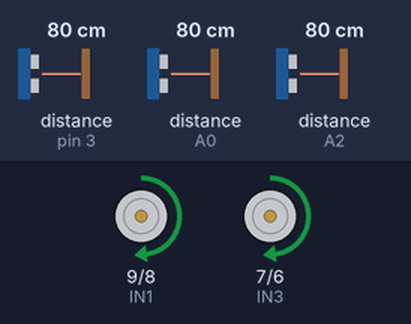
The sketch below on a simulated Arduino Uno, built with avr-gcc and run on an emulated ATmega328P. Parts: motor-driver pin pairs drawn as motors (green arrow = first pin HIGH = forward, orange = second pin HIGH = backward, longer = more drive, scaled by the enable pin). Wiring (inferred from the names in the program): ultrasonic range finder: trigger pin 11; echo A2. The test bench sets the inputs (shaded band); at power-on: distance to the obstacle (sensors on A2, pin 3, A0) 80 cm. The echo pulse lasts 58.3 µs per cm; what the sketch prints to the serial monitor is not drawn.

Above: at 1.2 s.
1.3 s: distance to the obstacle (sensor on A2) set to 34 cm
3.3 s: distance to the obstacle (sensor on A2) set to 28 cm
At 4.5 s:
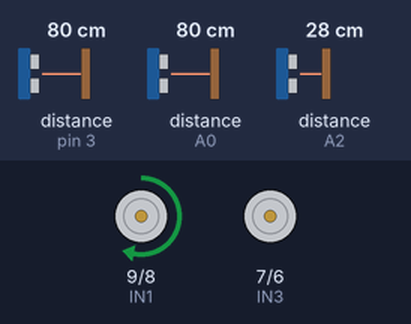
6.3 s: distance to the obstacle (sensor on A2) set to 13 cm
8.4 s: distance to the obstacle (sensor on A2) set to 10 cm
At 10.2 s:
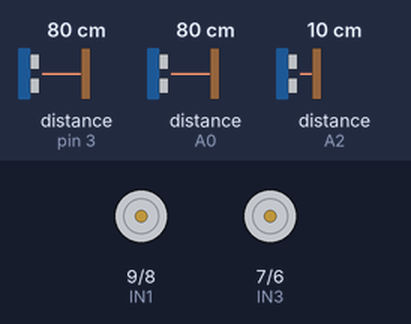
11.4 s: distance to the obstacle (sensor on A2) set to 2 cm
13.2 s: distance to the obstacle (sensor on A2) set to 5 cm
At 13.5 s:
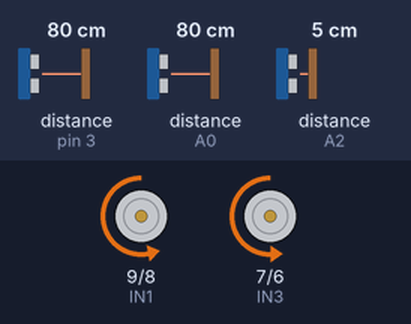
Timing chart, 0 to 17.2 s (numbered marks = the images above; inputs shaded):
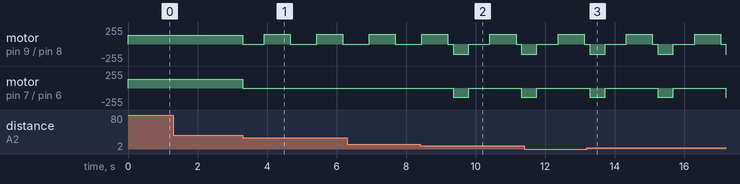

The sketch:

obstacle_avoiding_r.ino
```cpp
// IRremote Library
//#include <IRremote.h>                               // Include IRremote library
//#define RECV_PIN 3                                  // Connect IR receiver pin 3

// Motor A Pins                                     // Left Motor Pins
#define ENA 10                                      // Connect ENA to pin 10
#define IN1 9                                       // Connect IN1 to pin 9
#define IN2 8                                       // Connect IN2 to pin 8

// Motor B Pins                                     // Right Motor Pins
#define ENB 5                                       // Connect ENB to pin 5
#define IN3 7                                       // Connect IN3 to pin 7
#define IN4 6                                       // Connect IN4 to pin 6

int Speed = 200;                                    // Variable to store the car speed (PWM)
//int command;                                        // Variable to store the infrared command

//ultrasonic sensor Forward
const int trigPinF = 11;//Trigger Pin of Ultrasonic
const int echoPinF = A2;//Echo Pin of Ultrasonic

//ultrasonic sensor Right
const int trigPinR = 13;//Trigger Pin of Ultrasonic
const int echoPinR = A0;//Echo Pin of Ultrasonic

//ultrasonic sensor Left
const int trigPinL = A1;//Trigger Pin of Ultrasonic
const int echoPinL = 3;//Echo Pin of Ultrasonic

long tF; // Variable to hold the time
long tL; // Variable to hold the time
long tR; // Variable to hold the time
int distanceF; // Variable to hold the distance
int distanceR; // Variable to hold the distance
int distanceL; // Variable to hold the distance


void setup() {
  Serial.begin(9600);                               // Begin serial communication at 9600 baud rate
//  IrReceiver.begin(RECV_PIN);                       // Start the receiver

  pinMode(ENA, OUTPUT);                             // Set ENA pin as output
  pinMode(ENB, OUTPUT);                             // Set ENB pin as output
  pinMode(IN1, OUTPUT);                             // Set IN1 pin as output
  pinMode(IN2, OUTPUT);                             // Set IN2 pin as output
  pinMode(IN3, OUTPUT);                             // Set IN3 pin as output
  pinMode(IN4, OUTPUT);                             // Set IN4 pin as output
  pinMode(trigPinF, OUTPUT); // Sets the trigPin as an Output
  pinMode(echoPinF, INPUT); // Sets the echoPin as an Input
  pinMode(trigPinR, OUTPUT); // Sets the trigPin as an Output
  pinMode(echoPinR, INPUT); // Sets the echoPin as an Input
  pinMode(trigPinL, OUTPUT); // Sets the trigPin as an Output
  pinMode(echoPinL, INPUT); // Sets the echoPin as an Input
}

void loop() {

  distanceF=ultrasonicF();//take ultrasonic distance value
  if(distanceF>30)//if greater than 30 Cm
  {
    move_forward();//go to forward
          Serial.print("Forward");

  }else
  {
    if(distanceF<=10&&distanceF>2)move_backward();// if close to object reverse to get more space to change orientation
    stop_car();                   //stop robot
    distanceR=ultrasonicR();  //get ultrasonic value at right
    delay(300);
    distanceL=ultrasonicL();  //get ultrasonic value at left
    delay(300);
    comparison(distanceR, distanceL); //go to Comparasion function
    stop_car();                    // stop after execute Comparison function action
    delay(150);
  }
//    Serial.print(distanceF);
//    Serial.print(distanceR);
//    Serial.print(distanceL);

    // reset all variables
  distanceR=0;
  distanceL=0;
  distanceF=0;


  //  if (IrReceiver.decode()) {                        // If a button is pressed
  //    command = IrReceiver.decodedIRData.command;     // Get the infrared command
  //    Serial.println(command, HEX);                   // Print button command in hexadecimal
  //
  //    switch(command){                                // Check the infrared command
  //      case 0x1E:                                    // Stop car
  //        stop_car();       break;
  //      case 0x5:                                     // Move forward
  //        move_forward();   break;
  //      case 0x1B:                                    // Move backward
  //        move_backward();  break;
  //      case 0x9:                                     // Turn right
  //        turn_right();     break;
  //      case 0x7:                                     // Turn left
  //        turn_left();      break;
  //    }
  //
  //    IrReceiver.resume();                            // Receive the next value
  //  }
  //
  //  delay(20);                                        // Short delay
}


//Function comparision

void comparison(int r, int l)//compare values of right and left Servo Pos
{
  if(r>25||l>25)
  {
   if(r>l||r==l)
   {
     turn_right();
//       Serial.print("right");
       Serial.print(distanceR);


   }else if(l>r)
   {
     turn_left();
//           Serial.print(distanceL);
//           Serial.print("left");


   }
  }else if(r<25&&l<25)
  {
    ///*********////////////
    stop_car();
//    Serial.print("Stop");

  }
}
//Calculate distance Forward

int ultrasonicF(void)//get distance captured by ultrasonic sensor
{
  distanceF=0;
  // Clears the trigPin
digitalWrite(trigPinF, LOW);
delayMicroseconds(2);
// Sets the trigPin on HIGH state for 10 micro seconds
digitalWrite(trigPinF, HIGH);
delayMicroseconds(10);
digitalWrite(trigPinF, LOW);
// Reads the echoPin, returns the sound wave travel time in microseconds
tF = pulseIn(echoPinF, HIGH);
// Calculating the distance
distanceF= tF*0.0343/2;
return distanceF;
}

//calculate diatance right
int ultrasonicR(void)//get distance captured by ultrasonic sensor
{
  distanceR=0;
  // Clears the trigPin
digitalWrite(trigPinR, LOW);
delayMicroseconds(2);
// Sets the trigPin on HIGH state for 10 micro seconds
digitalWrite(trigPinR, HIGH);
delayMicroseconds(10);
digitalWrite(trigPinR, LOW);
// Reads the echoPin, returns the sound wave travel time in microseconds
tR = pulseIn(echoPinR, HIGH);
// Calculating the distance
distanceR= tR*0.0342/2;
return distanceR;
}

//calculate diatance Left
int ultrasonicL(void)//get distance captured by ultrasonic sensor
{
  distanceL=0;
  // Clears the trigPin
digitalWrite(trigPinL, LOW);
delayMicroseconds(2);
// Sets the trigPin on HIGH state for 10 micro seconds
digitalWrite(trigPinL, HIGH);
delayMicroseconds(10);
digitalWrite(trigPinL, LOW);
// Reads the echoPin, returns the sound wave travel time in microseconds
tL = pulseIn(echoPinL, HIGH);
// Calculating the distance
distanceL= tL*0.0343/2;
return distanceL;
}


// Stop the car by setting INs to LOW
void stop_car() {
  // Motor A                                        // Stop Left Motor
  digitalWrite(IN1, LOW);                           // Set IN1 to LOW
  digitalWrite(IN2, LOW);                           // Set IN2 to LOW
  analogWrite(ENA, 0);                              // Set motor A speed to 0

  // Motor B                                        // Stop Right Motor
  digitalWrite(IN3, LOW);                           // Set IN3 to LOW
  digitalWrite(IN4, LOW);                           // Set IN4 to LOW
  analogWrite(ENB, 0);                              // Set motor B speed to 0
}


// Move the car forward by moving both motors
void move_forward() {
  // Motor A                                        // Move Left Motor
  digitalWrite(IN1, HIGH);                          // Set IN1 to HIGH
  digitalWrite(IN2, LOW);                           // Set IN2 to LOW
  analogWrite(ENA, 130);                          // Set motor A speed

  // Motor B                                        // Move Right Motor
  digitalWrite(IN3, HIGH);                          // Set IN3 to HIGH
  digitalWrite(IN4, LOW);                           // Set IN4 to LOW
  analogWrite(ENB, 130);                          // Set motor B speed
}

// Move the car backward by moving both motors in reverse
void move_backward() {
  // Motor A                                        // Move Left Motor in Reverse
  digitalWrite(IN1, LOW);                           // Set IN1 to LOW
  digitalWrite(IN2, HIGH);                          // Set IN2 to HIGH
  analogWrite(ENA, 140);                          // Set motor A speed

  // Motor B                                        // Move Right Motor in Reverse
  digitalWrite(IN3, LOW);                           // Set IN3 to LOW
  digitalWrite(IN4, HIGH);                          // Set IN4 to HIGH
  analogWrite(ENB, 140);                          // Set motor B speed
    delay(450);

}

// Turn the car right by moving left moror, and stopping right motor
void turn_right() {
  // Motor A                                        // Move Left Motor
  digitalWrite(IN1, HIGH);                          // Set IN1 to HIGH
  digitalWrite(IN2, LOW);                           // Set IN2 to LOW
  analogWrite(ENA, 150);                          // Set motor A speed

  // Motor B                                        // Stop Right Motor
  digitalWrite(IN3, LOW);                           // Set IN3 to LOW
  digitalWrite(IN4, LOW);                           // Set IN4 to LOW
  analogWrite(ENB, 0);  // Set motor B speed to 0
  delay(750);

}

// Turn the car left by stopping left motor, and moving right motor
void turn_left() {
  // Motor A                                        // Stop Left Motor
  digitalWrite(IN1, LOW);                           // Set IN1 to LOW
  digitalWrite(IN2, LOW);                           // Set IN2 to LOW
  analogWrite(ENA, 0);                              // Set motor A speed to 0

  // Motor B                                        // Move Right Motor
  digitalWrite(IN3, HIGH);                          // Set IN3 to HIGH
  digitalWrite(IN4, LOW);                           // Set IN4 to LOW
  analogWrite(ENB, 160);                          // Set motor B speed
  delay(650);

}

//void Tleft180()
//{
//  analogWrite(ENA,150);
//  analogWrite(ENB,150);
//  digitalWrite(IN1,LOW);
//  digitalWrite(IN2,HIGH);
//  digitalWrite(IN3,HIGH);
//  digitalWrite(IN4,LOW);
//  delay(1500);
//}
```

Measured:
- the behaviour switches between 32 and 31 cm on distance to the obstacle (sensor on A2) (found by bisection; images 0 and 1)
- the behaviour switches between 12 and 11 cm on distance to the obstacle (sensor on A2) (found by bisection; images 1 and 2)
- after the input at 1.3 s, every drawn part: stays the same
- after the input at 3.3 s, motor on pin 9 (IN1) / pin 8 (IN2): goes stopped 0.61 s, forward 150/255 0.75 s, stopped 0.76 s, forward 150/255 0.75 s, then stopped, starting at once; motor on pin 7 (IN3) / pin 6 (IN4): forward 130/255 → stopped at once
- after the input at 8.4 s, motor on pin 7 (IN3) / pin 6 (IN4): stopped → backward 140/255 after 0.95 s, → stopped 0.45 s later, → backward 140/255 1.5 s later
- after the input at 13.2 s, motor on pin 7 (IN3) / pin 6 (IN4): alternates backward 140/255 for 0.45 s and stopped for 1.5 s, starting after 0.07 s
